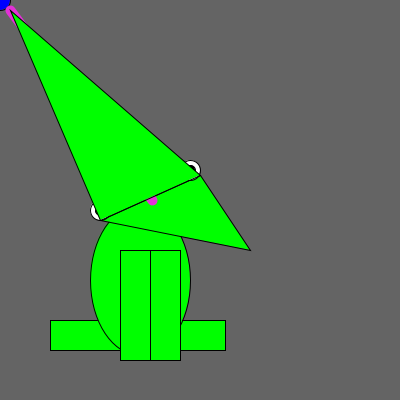
Frame 1 (no input)
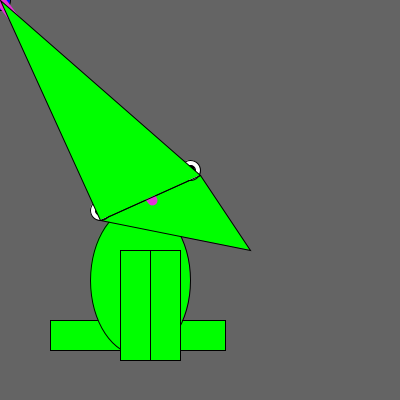
Frame 60 (the mouse pressed at the canvas centre just before this capture)
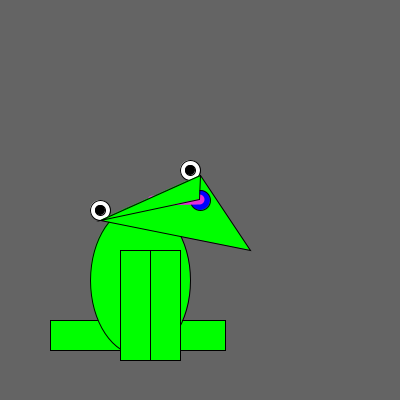
Frame 120 (the mouse held since frame 60 and released just before this capture)

The Processing sketch that drew these frames (run headless with seeded random() and noise(); from frame 60 on, the mouse is pressed at the canvas centre):

// Processing sketch: processing_25877
// ── processing_25877.pde

float move= 10;
float move2= 10;
float flyX, flyY;
float tongue= 0.15;

  
void setup(){
  size(400,400);
  smooth();
  frameRate(40);
}


void draw() {
  background(100);
  fill(0,255,0);
  rect(50, 320, 100, 30);
  rect(125, 320, 100, 30);
  ellipse(140, 280, 100, 150);
  rect(120, 250, 30, 110);
  rect(150, 250, 30, 110);
  triangle(250, 250, 200, 175, 100, 220);
  fill(0,0,255);
  ellipse(mouseX, mouseY, 20, 20);
  fill(255);
  ellipse(190, 170, 20, 20);
  ellipse(100, 210, 20, 20);
  fill(0);
  ellipse(190, 170, 10, 10);
  ellipse(100, 210, 10, 10);
  fill(227,48, 215);
  stroke(227,48,215);
  strokeWeight(10);
  line(152, 200, move, move2);
  stroke(0);
  strokeWeight(1);
  fill(0,255,0);
  triangle(move, move, 200, 175, 100, 220);
  flyX= mouseX ;
  float flyDist= flyX-move;
  if (abs(flyDist)>1){
    move += flyDist* tongue;
  }
  flyY= mouseY ;
  float flyDist2= flyY-move2;
  if (abs(flyDist2)>1){
    move2 += flyDist2* tongue;
  }
}
